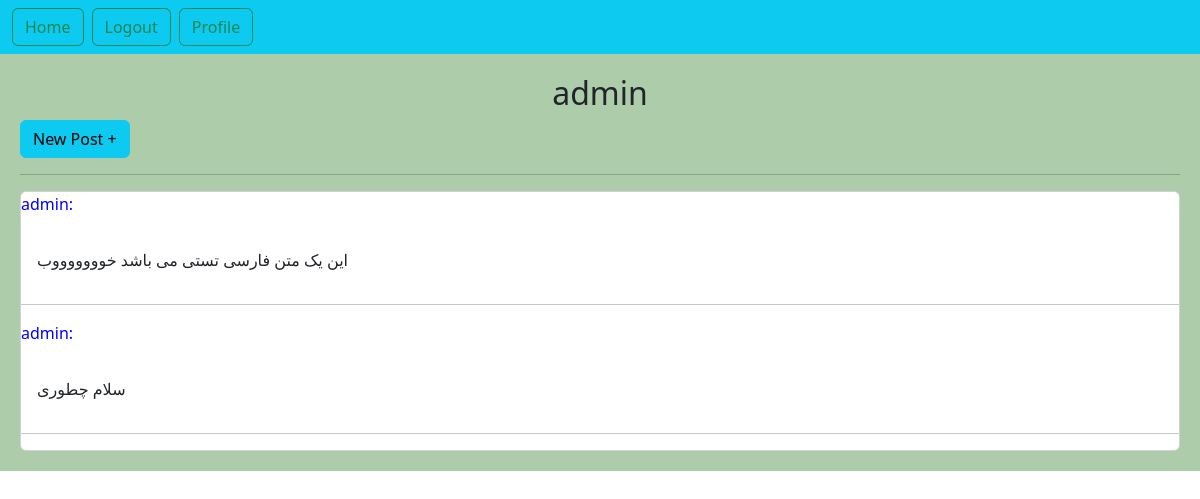
The page /account/profile/1/ (signed in) on the database as committed earlier.
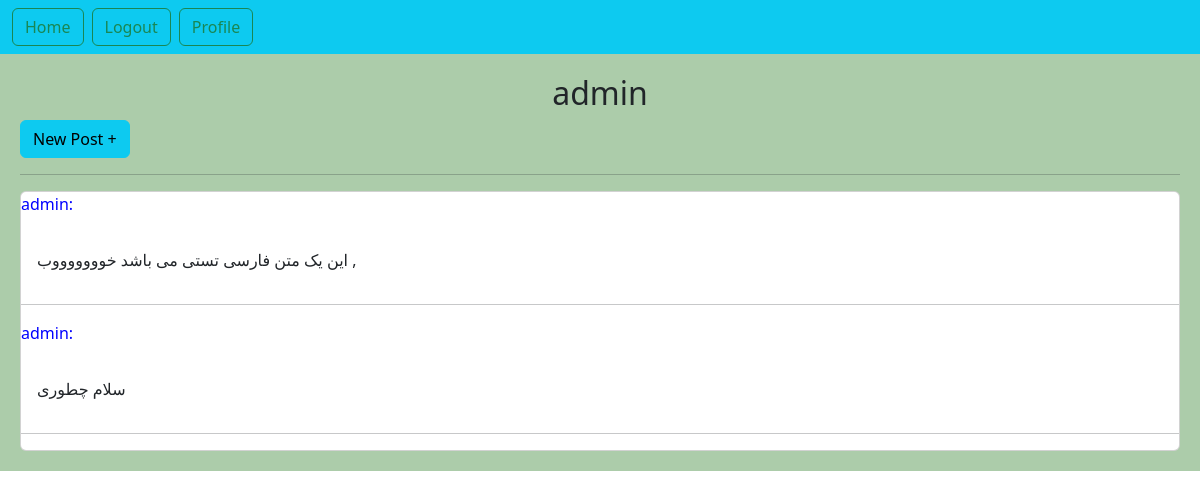
The same page on the database as committed later.
### home/models.py (models this page shows, shortened)
class Post(models.Model):
    user = models.ForeignKey(User, on_delete=models.CASCADE,related_name='posts')  # اگر یک یوزر حذف شد پست هایش نیز حذف می شود.
    title = models.CharField(max_length=240)
    body = models.TextField()
    slug = models.SlugField()
    created = models.DateTimeField(auto_now_add=True)
    updated = models.DateTimeField(auto_now=True)
    class Meta:
        ordering = ['-created']  # مرتب سازی پست ها بر اساس تاریخ
    def get_absolute_url(self):
        return reverse('home:post_detail', args=(self.id, self.slug))

### account/views.py (the view)
# urls.py: path('profile/<int:user_id>/', views.UserProfileView.as_view(), name='user_profile'),
class UserProfileView(LoginRequiredMixin, View):
    def get(self, request, user_id):
        is_following = False
        user = get_object_or_404(User, pk=user_id)
        posts = user.posts.all()
        relation = Relation.objects.filter(from_user=request.user,to_user=user)
        if relation.exists():
            is_following = True
        return render(request, 'account/profile.html', {'user': user, 'posts': posts, 'is_following':is_following})

### account/templates/account/profile.html (shortened to what this page needs)
{% extends 'base.html' %}
{% block content %}
    <h2 class="text-center">{{ user.username }}</h2>
    {% if request.user.id == user.id %}
        <a href="{% url 'home:post_create' %}" class="btn btn-info">New Post +</a>
    {% endif %}
    <hr>
    <div class="card">
        {% for post in posts %}
            <p style="color: blue">{{ post.user }}:</p>
            <a href="{{ post.get_absolute_url }}" class="card-body"
               style="text-decoration: none">{{ post.body|truncatewords:20 }}</a>
            <hr>
        {% endfor %}
    </div>
{% endblock %}

Rows that differ between the two databases and show on the page:
changed Post: body "این یک متن فارسی تستی می باشد خوووووووب" → "این یک متن فارسی تستی می باشد خوووووووب ,"
